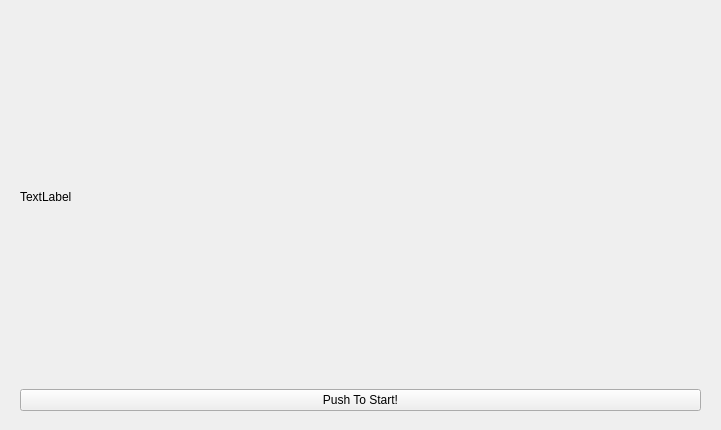
<?xml version="1.0" encoding="UTF-8"?>
<ui version="4.0">
 <class>StartWindow</class>
 <widget class="QWidget" name="StartWindow">
  <property name="geometry">
   <rect>
    <x>0</x>
    <y>0</y>
    <width>721</width>
    <height>430</height>
   </rect>
  </property>
  <property name="cursor">
   <cursorShape>ArrowCursor</cursorShape>
  </property>
  <property name="windowTitle">
   <string>Form</string>
  </property>
  <property name="autoFillBackground">
   <bool>true</bool>
  </property>
  <widget class="QWidget" name="">
   <property name="geometry">
    <rect>
     <x>20</x>
     <y>10</y>
     <width>681</width>
     <height>401</height>
    </rect>
   </property>
   <layout class="QGridLayout" name="gridLayout">
    <item row="0" column="0">
     <widget class="QLabel" name="startImage">
      <property name="text">
       <string>TextLabel</string>
      </property>
     </widget>
    </item>
    <item row="1" column="0">
     <widget class="QPushButton" name="startButton">
      <property name="text">
       <string>Push To Start!</string>
      </property>
     </widget>
    </item>
   </layout>
  </widget>
 </widget>
 <resources/>
 <connections/>
</ui>
